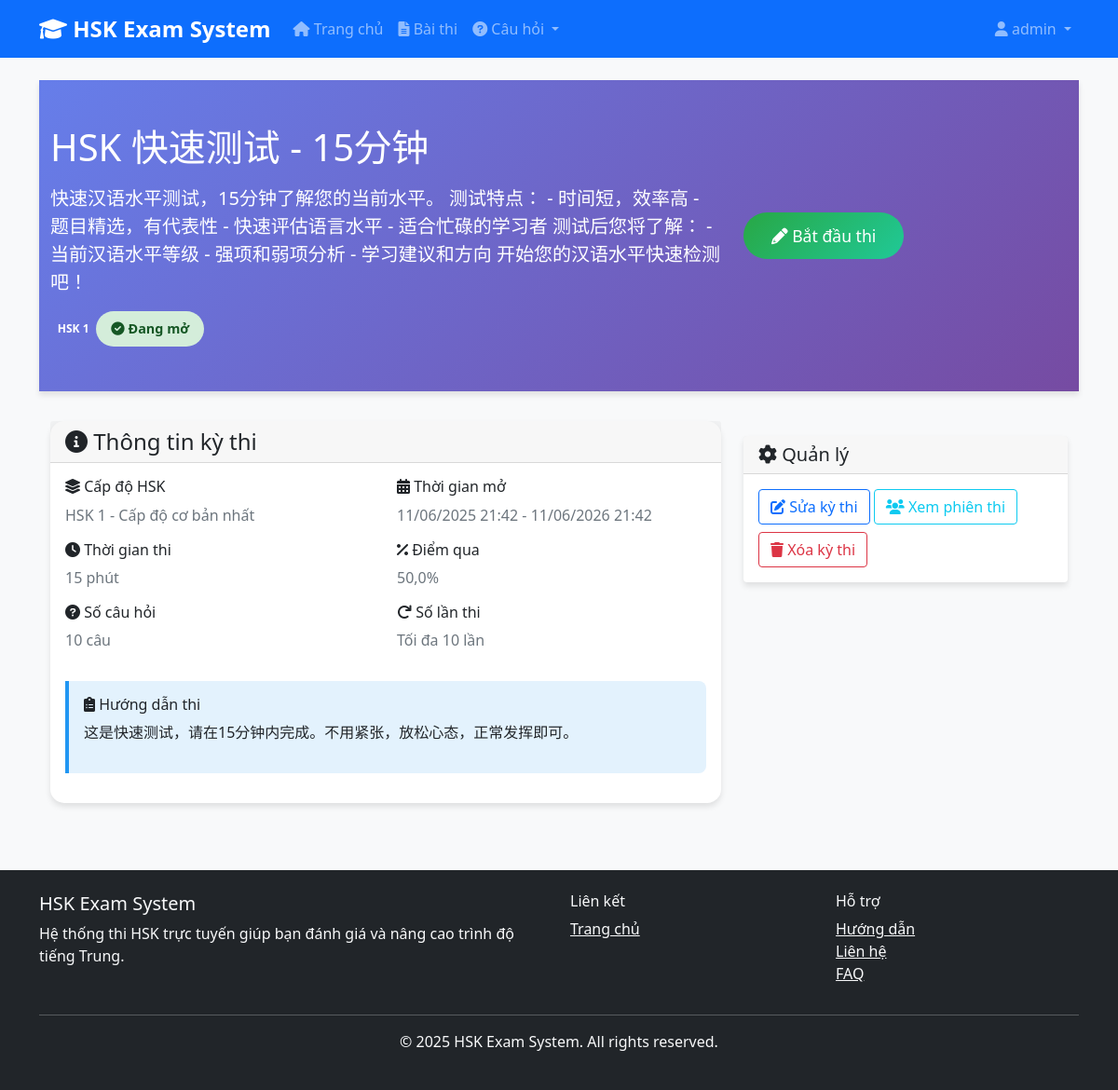
/exams/5/ (signed in), run on an earlier commit of the app's database.
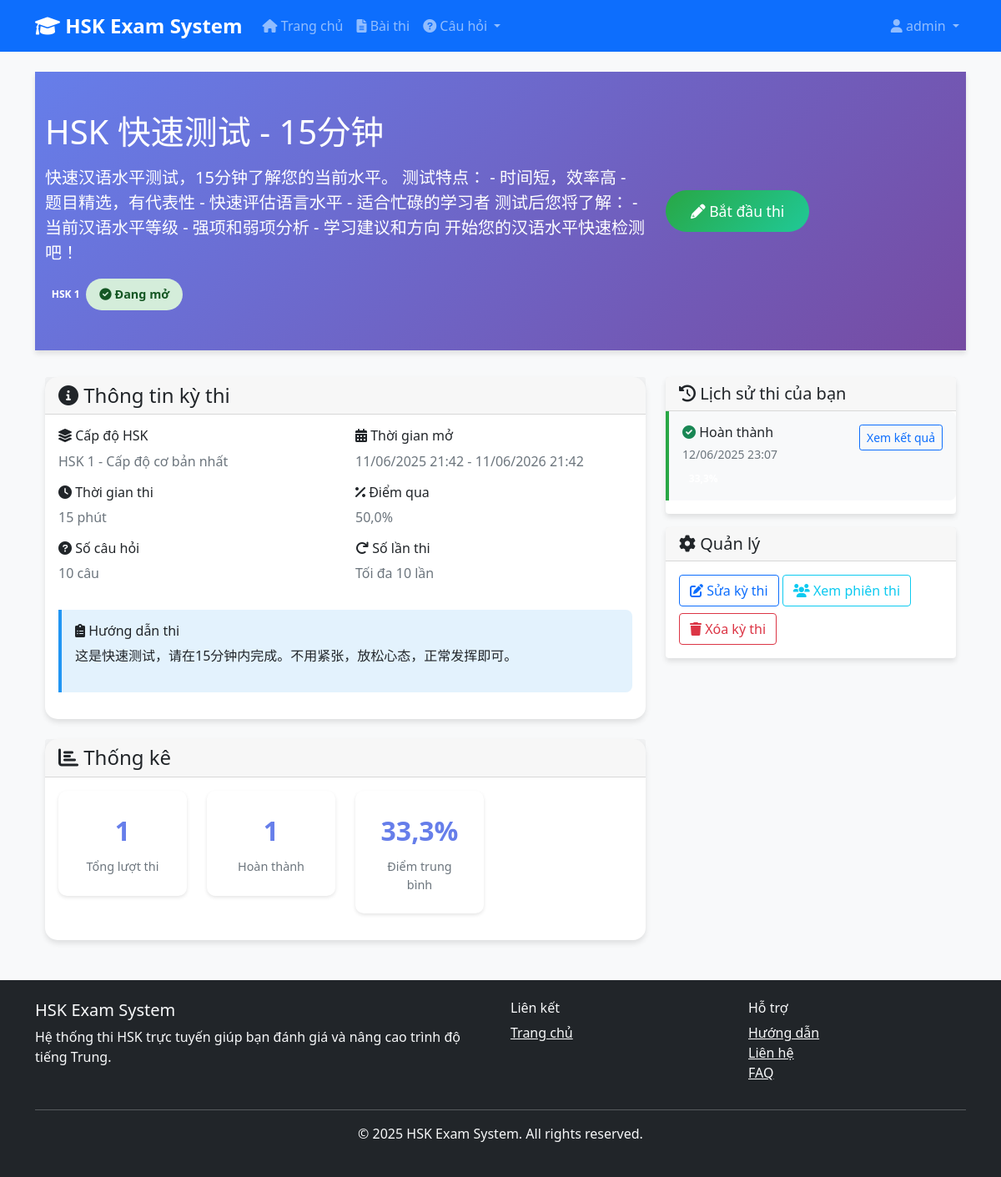
And on a later commit of the database.
### apps/exams/models.py (models this page shows, shortened)
class ExamSession(TimeStampedModel):
    STATUS_CHOICES = [
        ('not_started', 'Chưa bắt đầu'),
        ('in_progress', 'Đang thi'),
        ('completed', 'Đã hoàn thành'),
        ('expired', 'Đã hết hạn'),
    ]
    exam = models.ForeignKey(
        Exam,
        on_delete=models.CASCADE,
        verbose_name="Kỳ thi"
    )
    user = models.ForeignKey(
        settings.AUTH_USER_MODEL,
        on_delete=models.CASCADE,
        verbose_name="Thí sinh"
    )
    status = models.CharField(
        max_length=20,
        choices=STATUS_CHOICES,
        default='not_started',
        verbose_name="Trạng thái"
    )
    started_at = models.DateTimeField(
        null=True,
        blank=True,
        verbose_name="Bắt đầu lúc"
    )
    completed_at = models.DateTimeField(
        null=True,
        blank=True,
        verbose_name="Hoàn thành lúc"
    )
    time_remaining = models.IntegerField(
        null=True,
        blank=True,
        help_text="Thời gian còn lại (phút)",
        verbose_name="Thời gian còn lại"
    )
    score = models.FloatField(
        null=True,
        blank=True,
        verbose_name="Điểm số"
    )
    total_points = models.IntegerField(
        default=0,
        verbose_name="Tổng điểm"
    )
    earned_points = models.IntegerField(
        default=0,
        verbose_name="Điểm đạt được"
    )
    percentage = models.FloatField(
        null=True,
        blank=True,
        verbose_name="Phần trăm"
    )
    passed = models.BooleanField(
        default=False,
        verbose_name="Đã đậu")
    questions_order = models.JSONField(
        default=list,
        blank=True,
        verbose_name="Thứ tự câu hỏi"
    )
    current_question_index = models.IntegerField(
        default=0,
        verbose_name="Chỉ số câu hỏi hiện tại"
    )
    user_answers = models.JSONField(
        default=dict,        blank=True,
        verbose_name="Câu trả lời của người dùng"
    )
    class Meta:
        ordering = ['-created_at']
        verbose_name = 'Phiên thi'
        verbose_name_plural = 'Phiên thi'
        indexes = [
            models.Index(fields=['user', 'status']),
            models.Index(fields=['exam', 'status']),
            models.Index(fields=['started_at']),
        ]

### apps/exams/views.py (the view)
# urls.py: path('<int:pk>/', views.ExamDetailView.as_view(), name='detail'),
class ExamDetailView(DetailView):
    model = Exam
    template_name = 'exams/exam_detail.html'
    context_object_name = 'exam'
    def get_context_data(self, **kwargs):
        context = super().get_context_data(**kwargs)
        exam = self.object
        context['total_sessions'] = exam.examsession_set.count()
        context['completed_sessions'] = exam.examsession_set.filter(
            status='completed'
        ).count()
        if context['completed_sessions'] > 0:
            context['average_score'] = exam.examsession_set.filter(
                status='completed'
            ).aggregate(avg_score=Avg('percentage'))['avg_score']
            context['pass_rate'] = (
                exam.examsession_set.filter(
                    status='completed',
                    passed=True
                ).count() / context['completed_sessions']
            ) * 100
        if self.request.user.is_authenticated:
            context['user_sessions'] = exam.examsession_set.filter(
                user=self.request.user
            ).order_by('-created_at')
            context['can_take_exam'], context['take_exam_message'] = exam.can_user_take_exam(
                self.request.user
            )
            context['active_session'] = exam.examsession_set.filter(
                user=self.request.user,
                status='in_progress'
            ).first()
        return context

### apps/exams/models.py (called while the page is built, shortened)
    def is_available(self):
        now = timezone.now()
        if not self.is_active:
            return False
        if self.start_date and now < self.start_date:
            return False
        if self.end_date and now > self.end_date:
            return False
        return True

    def can_user_take_exam(self, user):
        if not self.is_available():
            return False, "Kỳ thi không khả dụng"
        completed_attempts = self.examsession_set.filter(
            user=user,
            status__in=['completed', 'expired']
        ).count()
        if completed_attempts >= self.max_attempts:
            return False, f"Bạn đã vượt quá số lần thi cho phép ({self.max_attempts})"
        active_session = self.examsession_set.filter(
            user=user,
            status='in_progress'
        ).first()
        if active_session:
            if active_session.is_expired():
                active_session.status = 'expired'
                active_session.save()
            else:
                return False, "Bạn đang có phiên thi đang diễn ra"
        return True, "OK"

### templates/exams/exam_detail.html (shortened to what the changed rows need)
{% extends 'base.html' %}
{% load static %}
{% block extra_css %}
<link rel="stylesheet" href="{% static 'css/variables.css' %}">
<link rel="stylesheet" href="{% static 'css/exams/exam_common.css' %}">
<link rel="stylesheet" href="{% static 'css/exams/exam_detail.css' %}">
{% endblock extra_css %}
{% block content %}
<div class="exam-header">
    <div class="container">
        <div class="row align-items-center">
            <div class="col-md-8">
                <h1 class="mb-3">{{ exam.title }}</h1>
            </div>
        </div>
    </div>
</div>
<div class="container">
    <div class="row">
        <div class="col-md-8">
            {% if total_sessions > 0 %}
            <div class="card exam-info-card">
                <div class="card-header">
                    <h4 class="mb-0"><i class="fas fa-chart-bar"></i> Thống kê</h4>
                </div>
                <div class="card-body">
                    <div class="row">
                        <div class="col-md-3">
                            <div class="stat-item">
                                <span class="stat-number">{{ total_sessions }}</span>
                                <div class="stat-label">Tổng lượt thi</div>
                            </div>
                        </div>
                        <div class="col-md-3">
                            <div class="stat-item">
                                <span class="stat-number">{{ completed_sessions }}</span>
                                <div class="stat-label">Hoàn thành</div>
                            </div>
                        </div>
                        {% if average_score %}
                        <div class="col-md-3">
                            <div class="stat-item">
                                <span class="stat-number">{{ average_score|floatformat:1 }}%</span>
                                <div class="stat-label">Điểm trung bình</div>
                            </div>
                        </div>
                        {% endif %}
                    </div>
                </div>
            </div>
            {% endif %}
        </div>
        <div class="col-md-4">
            {% if user.is_authenticated and user_sessions %}
            <div class="card">
                <div class="card-header">
                    <h5 class="mb-0"><i class="fas fa-history"></i> Lịch sử thi của bạn</h5>
                </div>
                <div class="card-body p-0">
                    <div class="session-history">
                        {% for session in user_sessions %}
                        <div class="session-item {{ session.status }}">
                            <div class="d-flex justify-content-between align-items-start">
                                <div>
                                    <h6 class="mb-1">
                                        {% if session.status == 'completed' %}
                                            <i class="fas fa-check-circle text-success"></i> Hoàn thành
                                        {% elif session.status == 'in_progress' %}
                                            <i class="fas fa-clock text-warning"></i> Đang thi
                                        {% elif session.status == 'expired' %}
                                            <i class="fas fa-times-circle text-danger"></i> Hết hạn
                                        {% else %}
                                            <i class="fas fa-pause-circle text-secondary"></i> Chưa bắt đầu
                                        {% endif %}
                                    </h6>
                                    <small class="text-muted">{{ session.created_at|date:"d/m/Y H:i" }}</small>
                                    {% if session.status == 'completed' %}
                                        <div class="mt-1">
                                            <span class="badge {% if session.passed %}badge-success{% else %}badge-danger{% endif %}">
                                            </span>
                                        </div>
                                    {% endif %}
                                </div>
                                <div>
                                    {% if session.status == 'in_progress' %}
                                        <a href="{% url 'exams:continue_exam' session.pk %}" class="btn btn-sm btn-warning">
                                            Tiếp tục
                                        </a>
                                    {% elif session.status == 'completed' or session.status == 'expired' %}
                                        <a href="{% url 'exams:result' session.pk %}" class="btn btn-sm btn-outline-primary">
                                            Xem kết quả
                                        </a>
                                    {% endif %}
                                </div>
                            </div>
                        </div>
                        {% endfor %}
                    </div>
                </div>
            </div>
            {% endif %}
        </div>
    </div>
</div>
{% endblock %}

What changed in the data, as far as the page shows it:
added ExamSession: status "completed" (drawn), created_at "12/06/2025 23:07"
Also different on the page:
{{ total_sessions }}: (not shown) → "1"
{{ completed_sessions }}: (not shown) → "1"
{{ average_score|floatformat:1 }}: (not shown) → "33,3"
text now shown: "Thống kê Tổng lượt thi Hoàn thành % Điểm trung bình Lịch sử thi của bạn"
